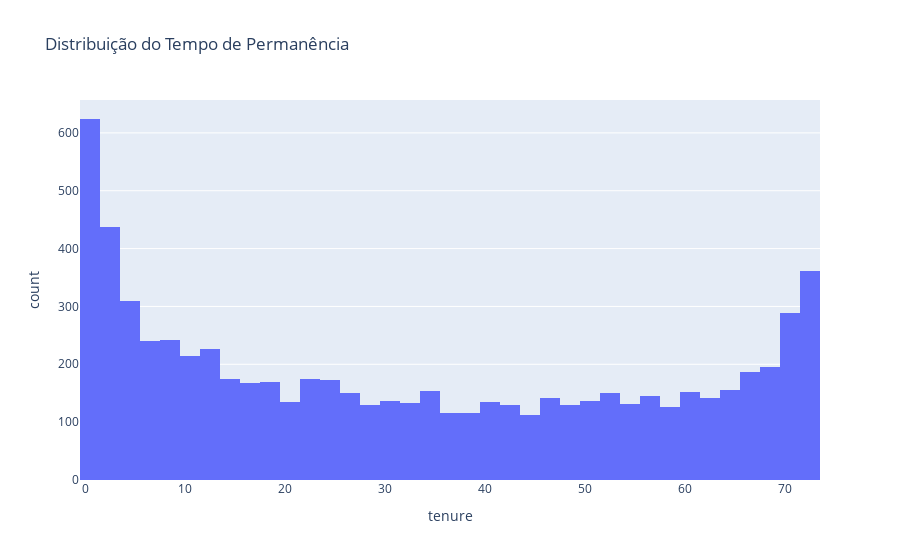

This figure's notebook cell:
### Markdown cell above
### Analise basica de tenure

### Code cell
fig = px.histogram(dados, x='tenure', nbins=50, 
                   title='Distribuição do Tempo de Permanência')
fig.show()

### Figure 1 — Plotly figure (JSON) as saved in the notebook; plotly's stock layout.template omitted (floating-point values rounded to 4 significant figures; data arrays with more than 128 entries replaced by an {"elided": "..."} marker saying what was removed)
{"data": [{"alignmentgroup": "True", "bingroup": "x", "hovertemplate": "tenure=%{x}<br>count=%{y}<extra></extra>", "legendgroup": "", "marker": {"color": "#636efa", "pattern": {"shape": ""}}, "name": "", "nbinsx": 50, "offsetgroup": "", "orientation": "v", "showlegend": false, "type": "histogram", "x": {"elided": "7043 int values"}, "xaxis": "x", "yaxis": "y"}], "layout": {"barmode": "relative", "legend": {"tracegroupgap": 0}, "title": {"text": "Distribuição do Tempo de Permanência"}, "xaxis": {"anchor": "y", "domain": [0, 1], "title": {"text": "tenure"}}, "yaxis": {"anchor": "x", "domain": [0, 1], "title": {"text": "count"}}}}
